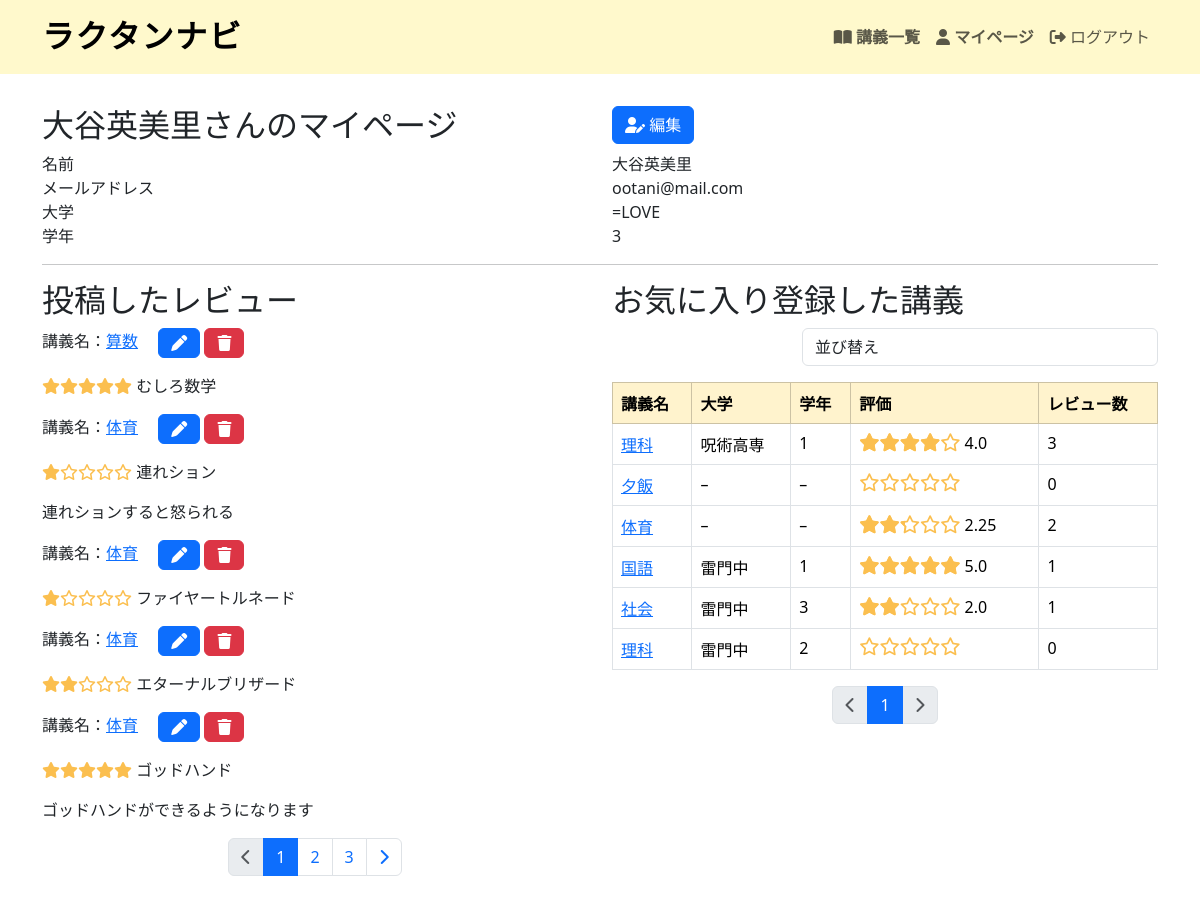
The page /users/2/ (signed in) on the database its author committed.
### helloworld/models.py (models this page shows, shortened)
class User(AbstractUser):
    university = models.CharField(max_length=128, null=True, blank=True)
    school_year = models.PositiveIntegerField(null=True, blank=True)
    is_manager = models.BooleanField(default=False)

class Review(models.Model):
    title = models.CharField(max_length=128, null=True, blank=True)
    comment = models.TextField(null=True, blank=True)
    score = models.IntegerField(validators=[MinValueValidator(1), MaxValueValidator(5)])
    lecture = models.ForeignKey(Lecture, on_delete=models.CASCADE)
    user = models.ForeignKey(settings.AUTH_USER_MODEL, on_delete=models.CASCADE)

class Lecture(models.Model):
    name = models.CharField(max_length=128)
    body = models.TextField(null=True, blank=True)
    university = models.CharField(max_length=128, null=True, blank=True)
    school_year = models.IntegerField(null=True, blank=True)
    average_score = models.FloatField(null=True, blank=True)
    reviews_count = models.IntegerField(default=0, blank=True)

### helloworld/views.py (the view)
# urls.py: path('users/<int:user_id>/', views.user_show, name='users_show'),
@login_required
def user_show(request, user_id):
    user = get_object_or_404(User, pk=user_id)
    if user != request.user:
        messages.error(request, 'このページのアクセスは許可されていません。')
        return redirect('top')
    reviews_list = user.review_set.all()
    paginator = Paginator(reviews_list, 5)
    page_number = request.GET.get('page')
    reviews = paginator.get_page(page_number)
    lectures_list = Lecture.objects.filter(favorite__user=request.user).distinct()
    sort = request.GET.get('sort')
    if sort == 'review_count_desc':
        lectures_list = lectures_list.order_by('-reviews_count')  # レビュー高い順
    elif sort == 'review_count_asc':
        lectures_list = lectures_list.order_by('reviews_count')  # レビュー低い順
    elif sort == 'average_score_desc':
        lectures_list = lectures_list.order_by('-average_score')  # 評価高い順
    elif sort == 'average_score_asc':
        lectures_list = lectures_list.order_by('average_score')  # 評価低い順
    paginator = Paginator(lectures_list, 10)
    page_number = request.GET.get('page')
    lectures = paginator.get_page(page_number)
    context = {
        'user': user,
        'reviews': reviews,
        'lectures': lectures,
        'sort': sort,
    }
    return render(request, 'snippets/users/show.html', context)

### helloworld/templatetags/star_filters.py (called while the page is built)
@register.filter
def rating_to_percent(value):
    try:
        return float(value) / 5 * 100
    except (ValueError, TypeError):
        return 0

### helloworld/templates/snippets/users/show.html (shortened to what this page needs)
{% extends 'base.html' %}
{% load django_bootstrap5 %}
{% block main %}
<div class="row">
  <div class="col d-flex align-items-end">
    <h2>{{ user.username }}さんのマイページ</h2>
  </div>
  <div class="col">
    <a href="{% url 'users_edit' user.id %}" class="btn btn-primary"><i class="fa-solid fa-user-pen"></i> 編集</a>
  </div>
</div>
<div class="row">
    <div class="col">名前</div>
    <div class="col">{{ user.username }}</div>
</div>
<div class="row">
    <div class="col">メールアドレス</div>
    <div class="col">{{ user.email }}</div>
</div>
<div class="row">
    <div class="col">大学</div>
    <div class="col">{{ user.university|default:"" }}</div>
</div>
<div class="row">
    <div class="col">学年</div>
    <div class="col">{{ user.school_year|default:"" }}</div>
</div>
<hr>
<div class="row">
    <div class="col">
        <h2>投稿したレビュー</h2>
        {% if reviews %}
        {% for review in reviews %}
        <div>
            講義名：<a href="{% url 'lectures_show' review.lecture.id %}">{{ review.lecture.name }}</a>
            <a href="{% url 'reviews_edit' review.lecture.id review.id %}" class="btn btn-primary ms-3"><i class="fa-solid fa-pen"></i></a>
            <form action="{% url 'review_delete' review.lecture.id review.id %}" method="POST" onsubmit="return confirm('本当に削除しますか？');" class="d-inline-block">
              <button type="submit" class="btn btn-danger"><i class="fa-solid fa-trash"></i></button>
            </form>
            <p>
                {% include 'lectures/_star.html' with score=review.score %}
                {{ review.title|default:"" }}
            </p>
            <p>{{ review.comment }}</p>
        </div>
        {% endfor %}
        {% include '_pagination.html' with list=reviews %}
        {% else %}
        <p>まだレビューを投稿していません。</p>
        {% endif %}
    </div>
    <div class="col">
        <h2>お気に入り登録した講義</h2>
        {% if lectures %}
        <div class="row">
            <div class="col-8 offset-4">
                <form method="get" class="form-inline">
                  <select name="sort" class="form-control mr-2" onchange="this.form.submit()">
                    <option value="">並び替え</option>
                  </select>
                </form>
            </div>
        </div>
        <div class="table-responsive-sm">
            {% include 'lectures/_lectures_table.html' %}
        </div>
        {% else %}
        <p>まだお気に入り登録した講義はありません。</p>
        {% endif %}
    </div>
</div>
{% endblock %}

### helloworld/templates/snippets/lectures/_star.html
<span class="star">
  {% if score == 1 %}
    <i class="fa-solid   fa-star"></i><i class="fa-regular fa-star"></i><i class="fa-regular fa-star"></i><i class="fa-regular fa-star"></i><i class="fa-regular fa-star"></i>
  {% elif score == 2 %}
    <i class="fa-solid   fa-star"></i><i class="fa-solid   fa-star"></i><i class="fa-regular fa-star"></i><i class="fa-regular fa-star"></i><i class="fa-regular fa-star"></i>
  {% elif score == 3 %}
    <i class="fa-solid   fa-star"></i><i class="fa-solid   fa-star"></i><i class="fa-solid   fa-star"></i><i class="fa-regular fa-star"></i><i class="fa-regular fa-star"></i>
  {% elif score == 4 %}
    <i class="fa-solid   fa-star"></i><i class="fa-solid   fa-star"></i><i class="fa-solid   fa-star"></i><i class="fa-solid   fa-star"></i><i class="fa-regular fa-star"></i>
  {% elif score == 5 %}
    <i class="fa-solid   fa-star"></i><i class="fa-solid   fa-star"></i><i class="fa-solid   fa-star"></i><i class="fa-solid   fa-star"></i><i class="fa-solid   fa-star"></i>
  {% else %}
    <i class="fa-regular fa-star"></i><i class="fa-regular fa-star"></i><i class="fa-regular fa-star"></i><i class="fa-regular fa-star"></i><i class="fa-regular fa-star"></i>
  {% endif %}
</span>

### helloworld/templates/snippets/lectures/_lectures_table.html
<table class="table table-hover table-bordered">
    <thead class="table table-warning">
        <tr>
            <th>講義名</th>
            <th>大学</th>
            <th>学年</th>
            <th>評価</th>
            <th>レビュー数</th>
        </tr>
    </thead>
    <tbody>
        {% for lecture in lectures %}
        <tr>
            <td>
                <a href="{% url 'lectures_show' lecture.id %}">{{ lecture.name }}</a>
            </td>
            <td>{{ lecture.university|default:"–" }}</td>
            <td>{{ lecture.school_year|default:"–" }}</td>
            <td>
                {% load star_filters %}
                <div class="star-rating">
                  <div class="star-rating-fill" style="width: {{ lecture.average_score|rating_to_percent }}%;"></div>
                </div>
                {{ lecture.average_score|default:"" }}
            </td>
            <td>{{ lecture.reviews_count }}</td>
        </tr>
        {% endfor %}
    </tbody>
</table>
{% include '_pagination.html' with list=lectures %}

### helloworld/static/snippets/css/style.css (style rules this page uses)
.star { color: #fbbf4f; }
.star-rating { position: relative; display: inline-block; font-size: 18px; }
.star-rating::before { content: '\f005\f005\f005\f005\f005'; font-family: 'Font Awesome 5 Free'; font-weight: 400; color: #fbbf4f; }
.star-rating-fill { position: absolute; top: 0; left: 0; overflow: hidden; white-space: nowrap; color: #fbbf4f; }
.star-rating-fill::before { content: '\f005\f005\f005\f005\f005'; font-family: 'Font Awesome 5 Free'; font-weight: 900; }

### rows shown on the page
User: username "大谷英美里", email "ootani@mail.com", university "=LOVE", school_year "3"
Review: lecture.name "算数", title "むしろ数学"
Review: lecture.name "体育", title "連れション", comment "連れションすると怒られる"
Review: lecture.name "体育", title "ファイヤートルネード"
Review: lecture.name "体育", title "エターナルブリザード"
Review: lecture.name "体育", title "ゴッドハンド", comment "ゴッドハンドができるようになります"
Lecture: name "理科", university "呪術高専", school_year "1", average_score "4.0", reviews_count "3"
Lecture: name "夕飯", university "–", school_year "–", reviews_count "0"
Lecture: name "体育", university "–", school_year "–", average_score "2.25", reviews_count "2"
Lecture: name "国語", university "雷門中", school_year "1", average_score "5.0", reviews_count "1"
Lecture: name "社会", university "雷門中", school_year "3", average_score "2.0", reviews_count "1"
Lecture: name "理科", university "雷門中", school_year "2", reviews_count "0"

### other values the page prints
{{ num }} "1" "1"
{{ num }} "2" "3"
